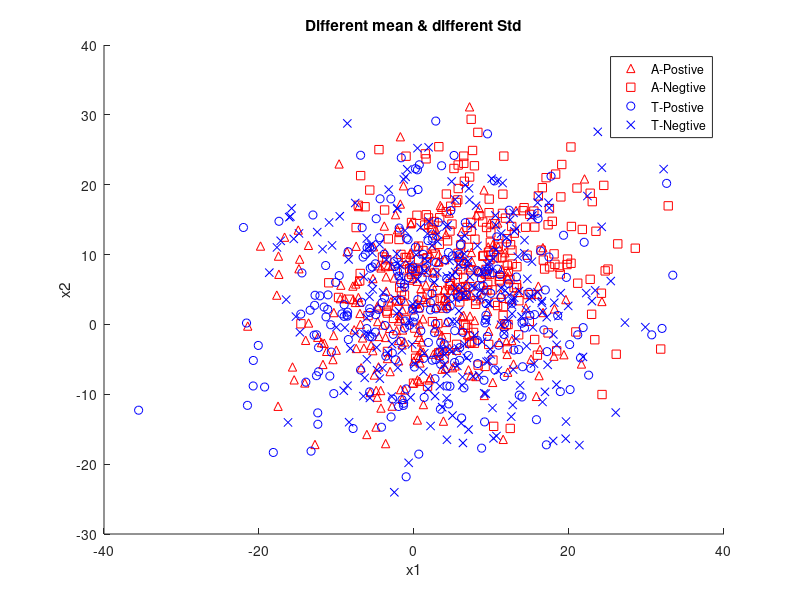

The MATLAB script that drew this image:
clc
clear
seed=1;
Point_num_4=250;
% 生成A的正类数据
Amean_pos1 =2 ;%round(rand(1,1)*10); % 正态分布的均值
Astd_pos1 =8;%round(rand(1,1)*10); % 正态分布的标准差
Anum_pos1 = Point_num_4; % 正类数据点的数量
Apos_data1 = normrnd(Amean_pos1, Astd_pos1, Anum_pos1, 2); % 生成正类数据

% 生成A的负类数据
Amean_pos2 =8 ;%round(rand(1,1)*10); % 正态分布的均值
Astd_pos2 =8 ;%round(rand(1,1)*10); % 正态分布的标准差
Anum_pos2 = Point_num_4; % 正类数据点的数量
Apos_data2 = normrnd(Amean_pos2, Astd_pos2, Anum_pos2, 2); % 生成负类数据

% 生成T的正类数据
Tmean_pos1 = 2; % 正态分布的均值
Tstd_pos1 = 10; % 正态分布的标准差
Tnum_pos1 = Point_num_4; % 负类数据点的数量
Tneg_data1 = normrnd(Tmean_pos1, Tstd_pos1, Tnum_pos1, 2); % 生成负类数据

% 生成T的负类数据
Tmean_pos2 = 4; % 正态分布的均值
Tstd_pos2 =10; % 正态分布的标准差
Tnum_pos2 = Point_num_4; % 负类数据点的数量
Tneg_data2 = normrnd(Tmean_pos2,Tstd_pos2, Tnum_pos2, 2); % 生成负类数据

X_train_A=[Apos_data1;Apos_data2];
Y_train_A=[ones(size(Apos_data1,1),1);zeros(size(Apos_data2,1),1)];

X=[Apos_data1;Apos_data2];
Y=[ones(size(Apos_data1,1),1);-ones(size(Apos_data2,1),1)];

X_test=[Tneg_data1;Tneg_data2];
Y_test=[ones(size(Tneg_data1,1),1);zeros(size(Tneg_data2,1),1)];

% 绘制散点图
figure;
scatter(Apos_data1(:, 1),Apos_data1(:, 2), 'r', '^'); % 源域正类数据用红色圆点表示
hold on;
scatter(Apos_data2(:, 1), Apos_data2(:, 2), 'r', 's'); % 源域负类类数据红色叉用表示
hold on;
scatter(Tneg_data1(:, 1), Tneg_data1(:, 2), 'b', 'o'); % 目标域负类数据用蓝色圆点表示
hold on;
scatter(Tneg_data2(:, 1), Tneg_data2(:, 2), 'b', 'x'); % 目标域负类数据用蓝色叉点表示
hold off;
title('Different mean & different Std');
xlabel('x1');
ylabel('x2');
legend('A-Postive', 'A-Negtive','T-Postive', 'T-Negtive');